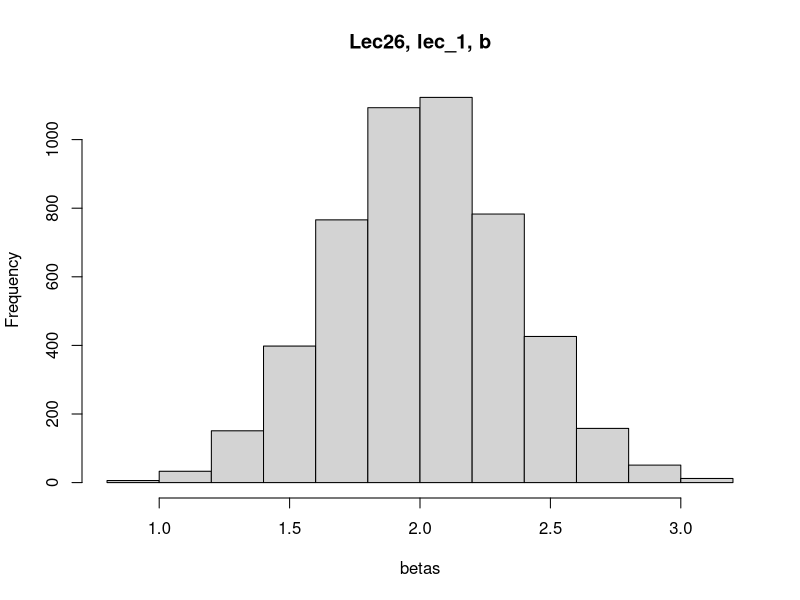
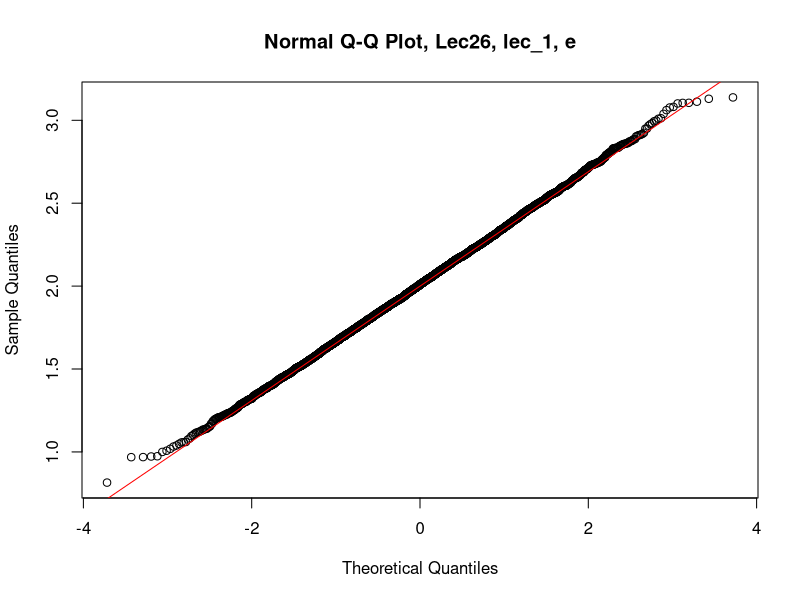

The R source for these figures, in order:
# Omar AlSughayer, 1337255
# Math 390, HWS8

# lec25
# 9.16, a) 

d42 = c(2.62, 2.99, 3.39, 2.86)
d36 = c(3.47, 3.85, 3.77, 3.63)
d31 = c(4.78, 4.41, 4.91, 5.06)
k = 3
n = 4

grand_mean = 1/3*(mean(d42) + mean(d36) + mean(d31))

SSTr = length(d42)*(mean(d42) - grand_mean)^2 + length(d36)*(mean(d36) - grand_mean)^2 + length(d31)*(mean(d31) - grand_mean)^2
SSTr_df = k - 1

MSTr = SSTr/(k - 1)

MSE = (1/k) * (sd(d42)^2 + sd(d36)^2 + sd(d31)^2)
MSE_df = k*(n - 1)

SSE = MSE_df*MSE

SST = SSTr + SSE

df = n*k - 1

# the table is the same
# the p-value is 0.000 because it has few degrees of significance 

# b) 
# p-value < 0.01 = alpha -> we reject H0 in favor of Ha -> there is a diffrence between at least two means


# lect26
# lec_1

# a) sigma_epsilon = sigma of error = 1

# b)
x = runif(100, 0, 1)
Sxx = sum( (x - mean(x))^2 )

betas = numeric(5000)

for(i in c(1:5000)){
  error = rnorm(100, 0, 1)
  y = 10 + 2*x + error 
  Sxy = sum((x - mean(x))*(y - mean(y)))
  B = Sxy/Sxx
  betas[i] = B
}

hist(betas, main = 'Lec26, lec_1, b')

# c) mean is supposed to be close to 2, and it is actually close to it (2.005 in a sample run)
# d) standard deviation is supposed to be close to sigma_epsilon/sqrt(Sxx) = 1/sqrt(7.9) = 0.35 and it is. 
# e) 
qqnorm(betas, main = 'Normal Q-Q Plot, Lec26, lec_1, e')
abline(2, 1/sqrt(Sxx), col = 'red')
